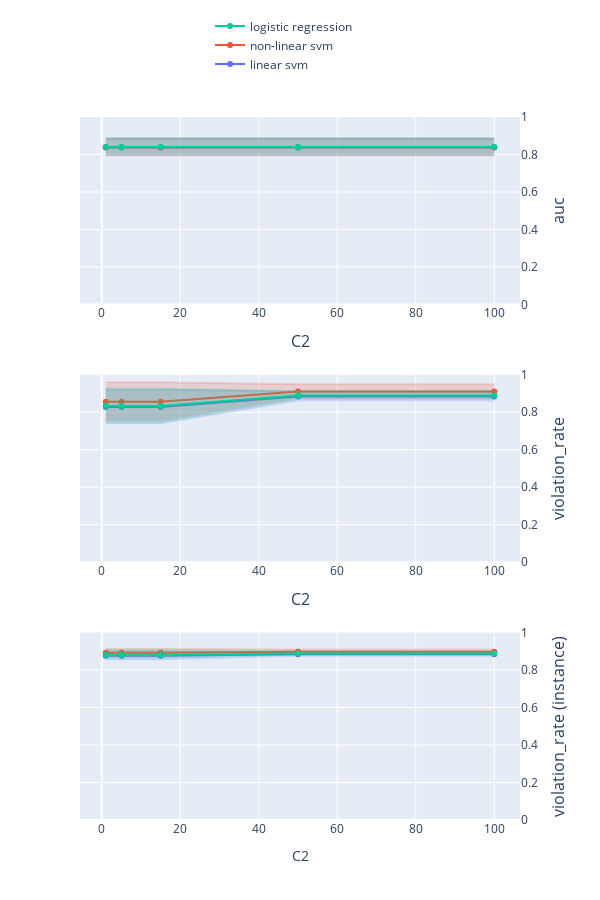

Here is the notebook cell this chart was saved with:
### Code cell
import plotly.graph_objects as go
from plotly.subplots import make_subplots


# グラフのデータを準備
# index = ['l-SVM-p', 'r-SVM-p', 'LogReg-p']

# index = [
#     'linear svm (L)', 
#     'non-linear svm (L)', 
#     'logistic regression (L)'
# ]

index = [
    'linear svm', 
    'non-linear svm', 
    'logistic regression'
]

# index = [
#     'RuleFit Classifier (disc)',
#     'tree generator (disc)',
#     'RuleFit Classifier (conti)', 
#     'tree generator (conti)',
# ]

columns = ['auc', 'violation_rate', 'violation_rate (instance)']

title_text = "C2"


# サブプロットの作成
# fig = make_subplots(rows=1, cols=2, subplot_titles=('AUC', 'ルール違反率'))
fig = make_subplots(rows=len(columns), cols=1)
showlegend=True

for row_num, col in enumerate(columns):
    tmp_mean = pd.DataFrame(
        [{info: df.loc[model_name, col] for info, df in zip(infos, dfs_mean)} for model_name in index],
        index=index
    )
    tmp_std = pd.DataFrame(
        [{info: df.loc[model_name, col] for info, df in zip(infos, dfs_std)} for model_name in index],
        index=index
    )

    # グラフ1: AUC
    for i in range(len(tmp_mean)):
        fig.add_trace(
            go.Scatter(
                x=tmp_mean.columns,
                y=tmp_mean.iloc[i, :],
                mode='lines+markers',
                name=tmp_mean.index[i],
                line=dict(color=colors_mean[i]),  # ラインの色を設定
                marker=dict(color=colors_mean[i]),  # マーカーの色を設定
                showlegend=showlegend,
            ),
            row=row_num+1, col=1
        )
        fig.add_trace(
            go.Scatter(
                x=tmp_mean.columns,
                y=tmp_mean.iloc[i, :] + tmp_std.iloc[i, :],
                mode='lines',
                line=dict(color=colors_std[i]),  # ラインの色を設定
                showlegend=False
            ),
            row=row_num+1, col=1
        )
        fig.add_trace(
            go.Scatter(
                x=tmp_mean.columns,
                y=tmp_mean.iloc[i, :] - tmp_std.iloc[i, :],
                mode='lines',
                fill='tonexty',
                fillcolor=colors_std[i],
                line=dict(color='rgba(255,255,255,0)'),
                showlegend=False
            ),
            row=row_num+1, col=1
        )
    
    # x, y 軸の設定
    fig.update_xaxes(title_text=title_text, row=row_num+1, col=1)
    fig.update_yaxes(title_text=col, range=[0, 1], row=row_num+1, col=1, side='right', title_font=dict(size=16))

    showlegend=False
    
# レイアウトの設定
fig.update_layout(
    height=len(columns) * 300,
    width=600,
    xaxis=dict(
        domain=[0, 1],  # 左側のsubplotの幅を調整
        title_font=dict(size=16)
    ),
    xaxis2=dict(
        domain=[0, 1],  # 右側のsubplotの幅を調整
        title_font=dict(size=16)
    ),
    legend=dict(
        x=0.5,
        y=1.15,
        orientation='h'  # 水平配置
    ),
)


# グラフの表示
fig.show()

### Figure 1 — Plotly figure (JSON) as saved in the notebook; plotly's stock layout.template omitted (floating-point values rounded to 4 significant figures)
{"data": [{"line": {"color": "rgba(99,110,250,1)"}, "marker": {"color": "rgba(99,110,250,1)"}, "mode": "lines+markers", "name": "linear svm", "showlegend": true, "type": "scatter", "x": [1, 5, 15, 50, 100], "xaxis": "x", "y": [0.8378, 0.8378, 0.8378, 0.8378, 0.8378], "yaxis": "y"}, {"line": {"color": "rgba(99,110,250,0.2)"}, "mode": "lines", "showlegend": false, "type": "scatter", "x": [1, 5, 15, 50, 100], "xaxis": "x", "y": [0.8832, 0.8832, 0.8832, 0.8832, 0.8832], "yaxis": "y"}, {"fill": "tonexty", "fillcolor": "rgba(99,110,250,0.2)", "line": {"color": "rgba(255,255,255,0)"}, "mode": "lines", "showlegend": false, "type": "scatter", "x": [1, 5, 15, 50, 100], "xaxis": "x", "y": [0.7924, 0.7924, 0.7924, 0.7924, 0.7924], "yaxis": "y"}, {"line": {"color": "rgba(239,85,59,1)"}, "marker": {"color": "rgba(239,85,59,1)"}, "mode": "lines+markers", "name": "non-linear svm", "showlegend": true, "type": "scatter", "x": [1, 5, 15, 50, 100], "xaxis": "x", "y": [0.8381, 0.8381, 0.8381, 0.8381, 0.8381], "yaxis": "y"}, {"line": {"color": "rgba(239,85,59,0.2)"}, "mode": "lines", "showlegend": false, "type": "scatter", "x": [1, 5, 15, 50, 100], "xaxis": "x", "y": [0.8868, 0.8868, 0.8868, 0.8868, 0.8868], "yaxis": "y"}, {"fill": "tonexty", "fillcolor": "rgba(239,85,59,0.2)", "line": {"color": "rgba(255,255,255,0)"}, "mode": "lines", "showlegend": false, "type": "scatter", "x": [1, 5, 15, 50, 100], "xaxis": "x", "y": [0.7894, 0.7894, 0.7894, 0.7894, 0.7894], "yaxis": "y"}, {"line": {"color": "rgba(0,204,150,1)"}, "marker": {"color": "rgba(0,204,150,1)"}, "mode": "lines+markers", "name": "logistic regression", "showlegend": true, "type": "scatter", "x": [1, 5, 15, 50, 100], "xaxis": "x", "y": [0.8406, 0.8406, 0.8406, 0.8406, 0.8406], "yaxis": "y"}, {"line": {"color": "rgba(0,204,150,0.2)"}, "mode": "lines", "showlegend": false, "type": "scatter", "x": [1, 5, 15, 50, 100], "xaxis": "x", "y": [0.888, 0.888, 0.888, 0.888, 0.888], "yaxis": "y"}, {"fill": "tonexty", "fillcolor": "rgba(0,204,150,0.2)", "line": {"color": "rgba(255,255,255,0)"}, "mode": "lines", "showlegend": false, "type": "scatter", "x": [1, 5, 15, 50, 100], "xaxis": "x", "y": [0.7931, 0.7931, 0.7931, 0.7931, 0.7931], "yaxis": "y"}, {"line": {"color": "rgba(99,110,250,1)"}, "marker": {"color": "rgba(99,110,250,1)"}, "mode": "lines+markers", "name": "linear svm", "showlegend": false, "type": "scatter", "x": [1, 5, 15, 50, 100], "xaxis": "x2", "y": [0.8283, 0.8283, 0.8283, 0.884, 0.884], "yaxis": "y2"}, {"line": {"color": "rgba(99,110,250,0.2)"}, "mode": "lines", "showlegend": false, "type": "scatter", "x": [1, 5, 15, 50, 100], "xaxis": "x2", "y": [0.9197, 0.9197, 0.9197, 0.9102, 0.9102], "yaxis": "y2"}, {"fill": "tonexty", "fillcolor": "rgba(99,110,250,0.2)", "line": {"color": "rgba(255,255,255,0)"}, "mode": "lines", "showlegend": false, "type": "scatter", "x": [1, 5, 15, 50, 100], "xaxis": "x2", "y": [0.7369, 0.7369, 0.7369, 0.8577, 0.8577], "yaxis": "y2"}, {"line": {"color": "rgba(239,85,59,1)"}, "marker": {"color": "rgba(239,85,59,1)"}, "mode": "lines+markers", "name": "non-linear svm", "showlegend": false, "type": "scatter", "x": [1, 5, 15, 50, 100], "xaxis": "x2", "y": [0.8557, 0.8557, 0.8557, 0.9105, 0.9105], "yaxis": "y2"}, {"line": {"color": "rgba(239,85,59,0.2)"}, "mode": "lines", "showlegend": false, "type": "scatter", "x": [1, 5, 15, 50, 100], "xaxis": "x2", "y": [0.9598, 0.9598, 0.9598, 0.949, 0.949], "yaxis": "y2"}, {"fill": "tonexty", "fillcolor": "rgba(239,85,59,0.2)", "line": {"color": "rgba(255,255,255,0)"}, "mode": "lines", "showlegend": false, "type": "scatter", "x": [1, 5, 15, 50, 100], "xaxis": "x2", "y": [0.7515, 0.7515, 0.7515, 0.872, 0.872], "yaxis": "y2"}, {"line": {"color": "rgba(0,204,150,1)"}, "marker": {"color": "rgba(0,204,150,1)"}, "mode": "lines+markers", "name": "logistic regression", "showlegend": false, "type": "scatter", "x": [1, 5, 15, 50, 100], "xaxis": "x2", "y": [0.8335, 0.8335, 0.8335, 0.8894, 0.8894], "yaxis": "y2"}, {"line": {"color": "rgba(0,204,150,0.2)"}, "mode": "lines", "showlegend": false, "type": "scatter", "x": [1, 5, 15, 50, 100], "xaxis": "x2", "y": [0.9267, 0.9267, 0.9267, 0.9134, 0.9134], "yaxis": "y2"}, {"fill": "tonexty", "fillcolor": "rgba(0,204,150,0.2)", "line": {"color": "rgba(255,255,255,0)"}, "mode": "lines", "showlegend": false, "type": "scatter", "x": [1, 5, 15, 50, 100], "xaxis": "x2", "y": [0.7404, 0.7404, 0.7404, 0.8653, 0.8653], "yaxis": "y2"}, {"line": {"color": "rgba(99,110,250,1)"}, "marker": {"color": "rgba(99,110,250,1)"}, "mode": "lines+markers", "name": "linear svm", "showlegend": false, "type": "scatter", "x": [1, 5, 15, 50, 100], "xaxis": "x3", "y": [0.8758, 0.8758, 0.8758, 0.8835, 0.8835], "yaxis": "y3"}, {"line": {"color": "rgba(99,110,250,0.2)"}, "mode": "lines", "showlegend": false, "type": "scatter", "x": [1, 5, 15, 50, 100], "xaxis": "x3", "y": [0.899, 0.899, 0.899, 0.8962, 0.8962], "yaxis": "y3"}, {"fill": "tonexty", "fillcolor": "rgba(99,110,250,0.2)", "line": {"color": "rgba(255,255,255,0)"}, "mode": "lines", "showlegend": false, "type": "scatter", "x": [1, 5, 15, 50, 100], "xaxis": "x3", "y": [0.8527, 0.8527, 0.8527, 0.8708, 0.8708], "yaxis": "y3"}, {"line": {"color": "rgba(239,85,59,1)"}, "marker": {"color": "rgba(239,85,59,1)"}, "mode": "lines+markers", "name": "non-linear svm", "showlegend": false, "type": "scatter", "x": [1, 5, 15, 50, 100], "xaxis": "x3", "y": [0.892, 0.892, 0.892, 0.8971, 0.8971], "yaxis": "y3"}, {"line": {"color": "rgba(239,85,59,0.2)"}, "mode": "lines", "showlegend": false, "type": "scatter", "x": [1, 5, 15, 50, 100], "xaxis": "x3", "y": [0.9134, 0.9134, 0.9134, 0.9094, 0.9094], "yaxis": "y3"}, {"fill": "tonexty", "fillcolor": "rgba(239,85,59,0.2)", "line": {"color": "rgba(255,255,255,0)"}, "mode": "lines", "showlegend": false, "type": "scatter", "x": [1, 5, 15, 50, 100], "xaxis": "x3", "y": [0.8705, 0.8705, 0.8705, 0.8848, 0.8848], "yaxis": "y3"}, {"line": {"color": "rgba(0,204,150,1)"}, "marker": {"color": "rgba(0,204,150,1)"}, "mode": "lines+markers", "name": "logistic regression", "showlegend": false, "type": "scatter", "x": [1, 5, 15, 50, 100], "xaxis": "x3", "y": [0.8806, 0.8806, 0.8806, 0.8881, 0.8881], "yaxis": "y3"}, {"line": {"color": "rgba(0,204,150,0.2)"}, "mode": "lines", "showlegend": false, "type": "scatter", "x": [1, 5, 15, 50, 100], "xaxis": "x3", "y": [0.9039, 0.9039, 0.9039, 0.8985, 0.8985], "yaxis": "y3"}, {"fill": "tonexty", "fillcolor": "rgba(0,204,150,0.2)", "line": {"color": "rgba(255,255,255,0)"}, "mode": "lines", "showlegend": false, "type": "scatter", "x": [1, 5, 15, 50, 100], "xaxis": "x3", "y": [0.8573, 0.8573, 0.8573, 0.8777, 0.8777], "yaxis": "y3"}], "layout": {"height": 900, "legend": {"orientation": "h", "x": 0.5, "y": 1.15}, "width": 600, "xaxis": {"anchor": "y", "domain": [0, 1], "title": {"font": {"size": 16}, "text": "C2"}}, "xaxis2": {"anchor": "y2", "domain": [0, 1], "title": {"font": {"size": 16}, "text": "C2"}}, "xaxis3": {"anchor": "y3", "domain": [0, 1], "title": {"text": "C2"}}, "yaxis": {"anchor": "x", "domain": [0.7333, 1], "range": [0, 1], "side": "right", "title": {"font": {"size": 16}, "text": "auc"}}, "yaxis2": {"anchor": "x2", "domain": [0.3667, 0.6333], "range": [0, 1], "side": "right", "title": {"font": {"size": 16}, "text": "violation_rate"}}, "yaxis3": {"anchor": "x3", "domain": [0, 0.2667], "range": [0, 1], "side": "right", "title": {"font": {"size": 16}, "text": "violation_rate (instance)"}}}}
